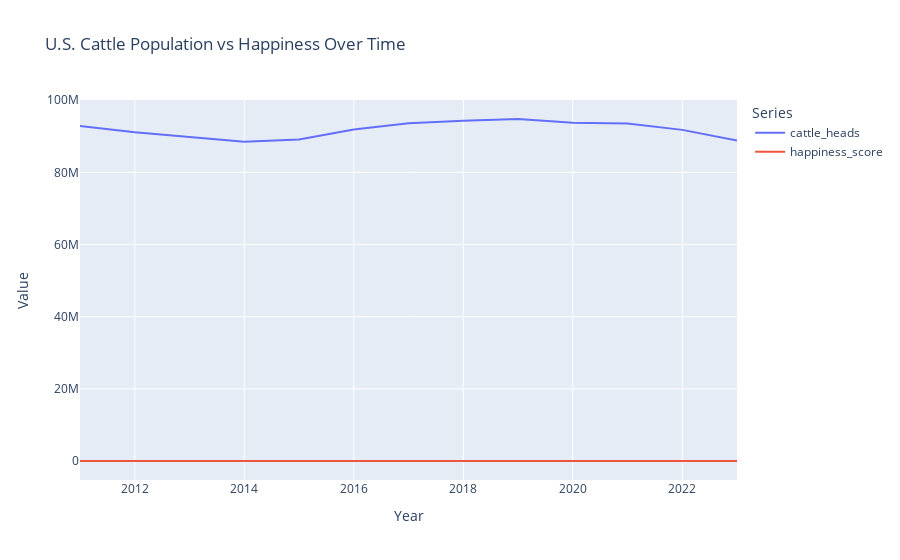

Notebook cell for this chart:
### Markdown cell above
## Step 3
Line-Plot and Scatter-Plot

### Code cell
# Line plot
fig = px.line(
    plot_df,
    x="year",
    y="value",
    color="variable",
    title="U.S. Cattle Population vs Happiness Over Time",
    labels={"year": "Year", "value": "Value", "variable": "Series"},
)

fig.show()

### Figure 1 — Plotly figure (JSON) as saved in the notebook; plotly's stock layout.template omitted (floating-point values rounded to 4 significant figures)
{"data": [{"hovertemplate": "Series=cattle_heads<br>Year=%{x}<br>Value=%{y}<extra></extra>", "legendgroup": "cattle_heads", "line": {"color": "#636efa", "dash": "solid"}, "marker": {"symbol": "circle"}, "mode": "lines", "name": "cattle_heads", "orientation": "v", "showlegend": true, "type": "scatter", "x": [2011, 2012, 2014, 2015, 2016, 2017, 2018, 2019, 2020, 2021, 2022, 2023], "xaxis": "x", "y": [92890000.0, 91160000.0, 88530000.0, 89140000.0, 91890000.0, 93620000.0, 94300000.0, 94800000.0, 93790000.0, 93590000.0, 91790000.0, 88840000.0], "yaxis": "y"}, {"hovertemplate": "Series=happiness_score<br>Year=%{x}<br>Value=%{y}<extra></extra>", "legendgroup": "happiness_score", "line": {"color": "#EF553B", "dash": "solid"}, "marker": {"symbol": "circle"}, "mode": "lines", "name": "happiness_score", "orientation": "v", "showlegend": true, "type": "scatter", "x": [2011, 2012, 2014, 2015, 2016, 2017, 2018, 2019, 2020, 2021, 2022, 2023], "xaxis": "x", "y": [7.27, 7.082, 7.119, 7.104, 6.993, 6.886, 6.892, 6.94, 6.951, 6.977, 6.894, 6.725], "yaxis": "y"}], "layout": {"legend": {"title": {"text": "Series"}, "tracegroupgap": 0}, "title": {"text": "U.S. Cattle Population vs Happiness Over Time"}, "xaxis": {"anchor": "y", "domain": [0, 1], "title": {"text": "Year"}}, "yaxis": {"anchor": "x", "domain": [0, 1], "title": {"text": "Value"}}}}
